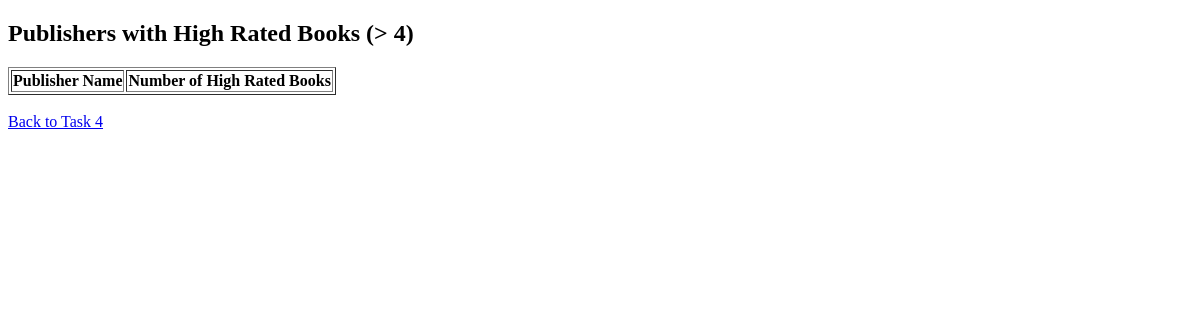
Before: /books/lab9/task5 with the older database file.
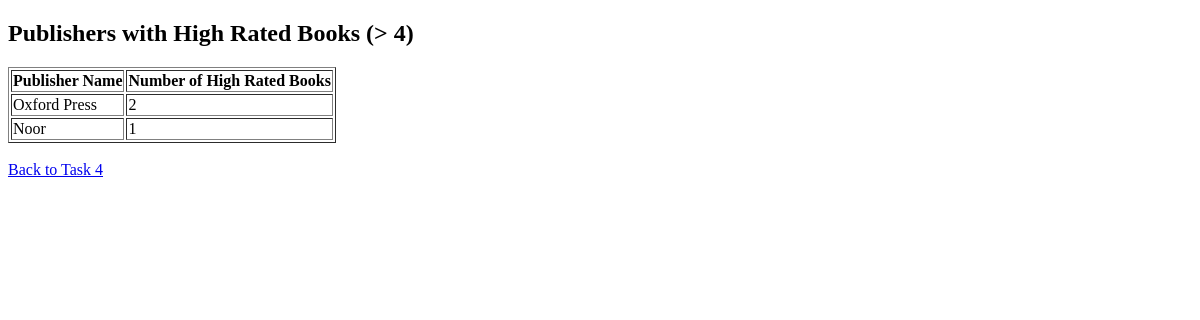
After: the same page with the newer database file.
### apps/bookmodule/models.py (models this page shows)
class Publisher(models.Model):
    name = models.CharField(max_length=200)
    location = models.CharField(max_length=300)

### apps/bookmodule/views.py (the view)
# urls.py: path('lab9/task5', views.lab9_task5),
def lab9_task5(request):
    publishers = Publisher.objects.filter(book__rating__gt=4).annotate(high_rated_count=Count('book'))
    return render(request, 'bookmodule/lab9_task5.html', {'publishers': publishers})

### apps/templates/bookmodule/lab9_task5.html (shortened to what this page needs)
<!DOCTYPE html>
<html>
<head>
</head>
<body>
    <h2>Publishers with High Rated Books (> 4)</h2>
    <table border="1">
        <tr>
            <th>Publisher Name</th>
            <th>Number of High Rated Books</th>
        </tr>
        {% for pub in publishers %}
        <tr>
            <td>{{ pub.name }}</td>
            <td>{{ pub.high_rated_count }}</td>
        </tr>
        {% endfor %}
    </table>
    <br>
    <a href="/books/lab9/task4">Back to Task 4</a>
</body>
</html>

Changed rows visible on the page:
added Publisher: name "Oxford Press", high_rated_count "2"
added Publisher: name "Noor", high_rated_count "1"
